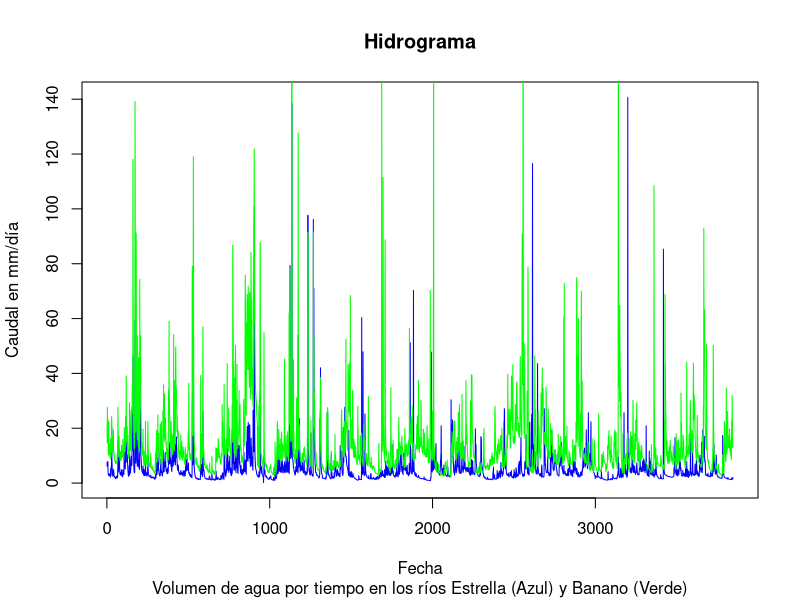
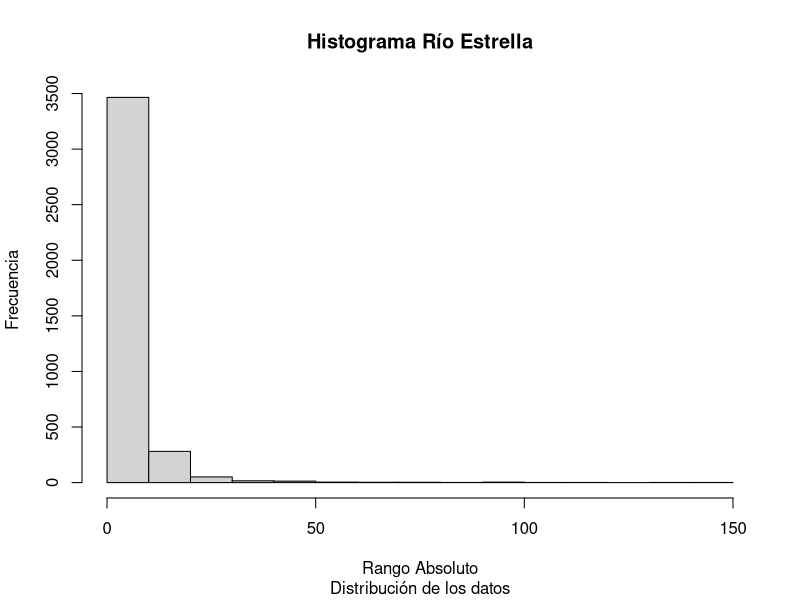
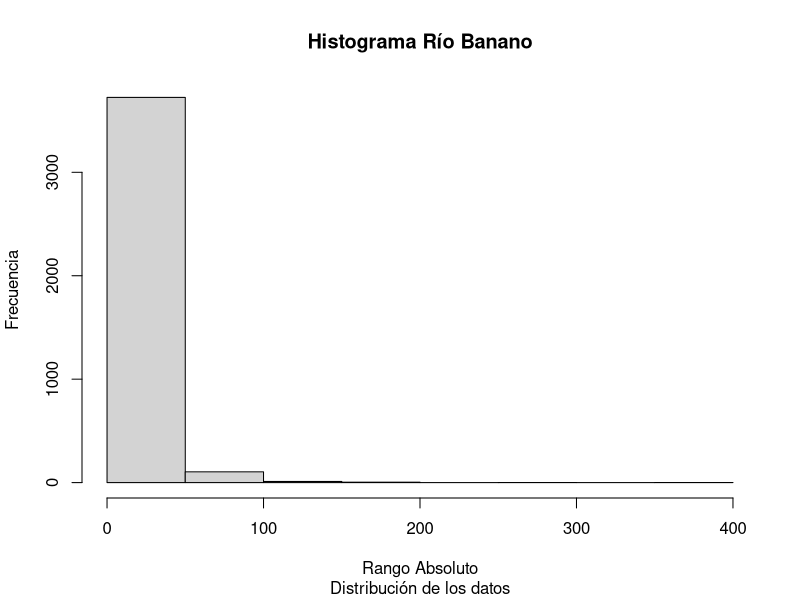
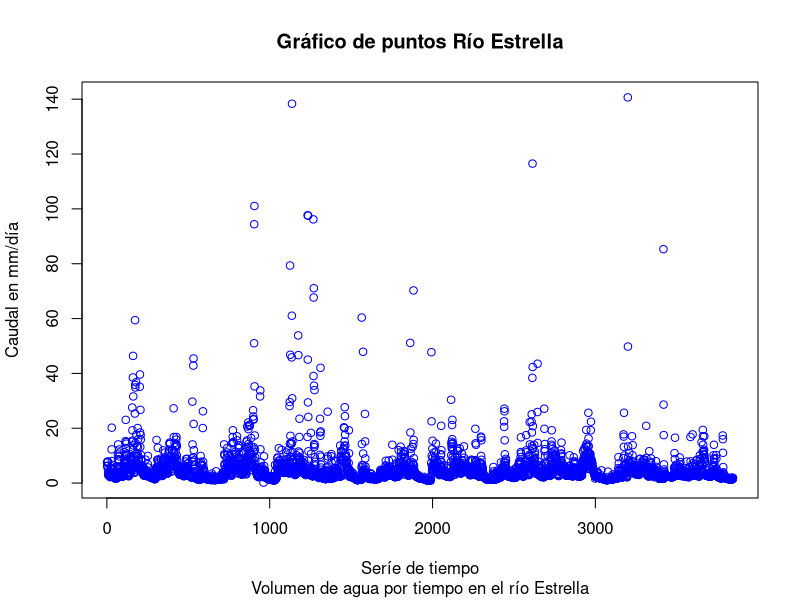
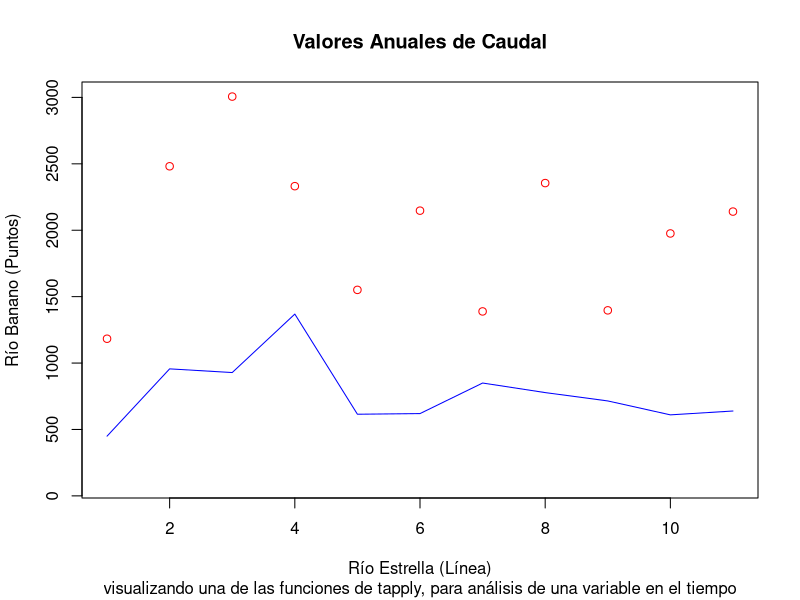
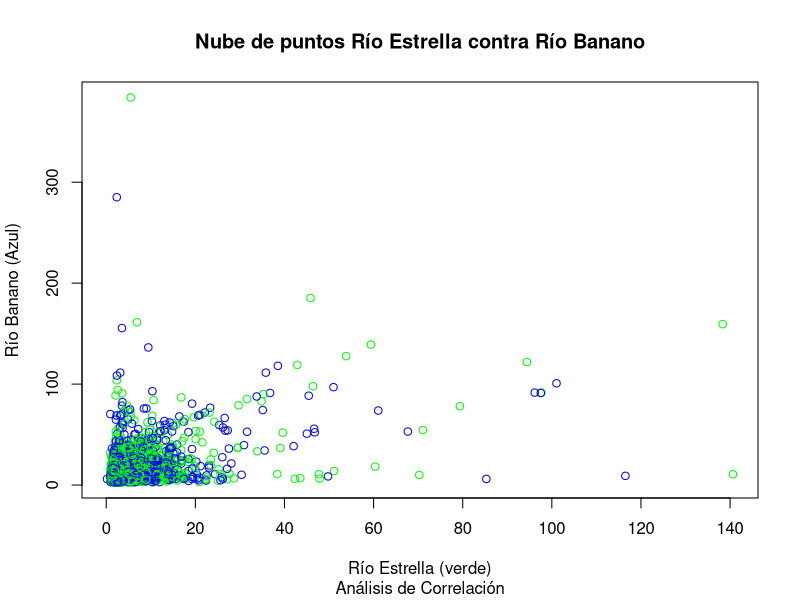
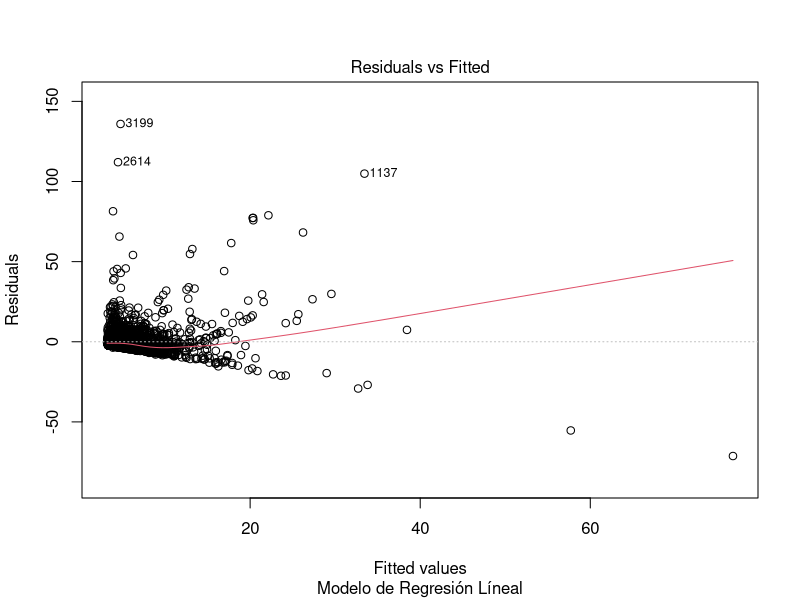
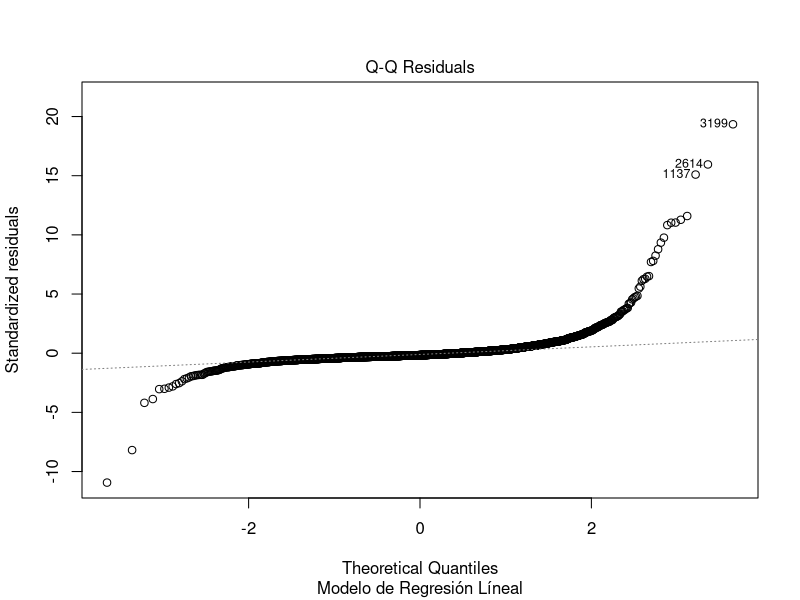

Generate these figures, in order, with R:
## ---- chunk 1
knitr::opts_chunk$set(echo = TRUE)
## ---- chunk 2
inp <- read.csv("FDC.csv", na.strings = "")
## ---- chunk 3
head(inp)
## ---- chunk 4
dim(inp)
## ---- chunk 5
inp[!complete.cases(inp),]
## ---- chunk 6
plot(inp[,2],
     main = "Hidrograma",
     sub = "Volumen de agua por tiempo en los ríos Estrella (Azul) y Banano (Verde)",
     xlab = "Fecha",
     ylab = "Caudal en mm/día",
     type = "l", 
     col="blue"
     )
lines(inp[,3], col="green")
## ---- chunk 7
summary(inp[, 2:3])
## ---- chunk 8
hist(inp[, 2],
     main = "Histograma Río Estrella",
     sub = "Distribución de los datos",
     xlab = "Rango Absoluto",
     ylab = "Frecuencia"
     )
## ---- chunk 9
hist(inp[, 3],
     main = "Histograma Río Banano",
     sub = "Distribución de los datos",
     xlab = "Rango Absoluto",
     ylab = "Frecuencia"
     )
## ---- chunk 10
names(inp) <- c("fecha", "Estrella", "Banano")
attach(inp)
## ---- chunk 11
plot(Estrella,
     main = "Gráfico de puntos Río Estrella",
     sub = "Volumen de agua por tiempo en el río Estrella",
     xlab = "Seríe de tiempo",
     ylab = "Caudal en mm/día",
     col= "blue"
     )
## ---- chunk 12
tempdate <- strptime(inp[, 1], format= "%d/%m/%Y")
## ---- chunk 13
MAQ_Estrella <- tapply(Estrella, format(tempdate, format= "%Y"), FUN=sum)
MAQ_Estrella
## ---- chunk 14
MAQ_Banano <- tapply(Banano, format(tempdate, format= "%Y"), FUN=sum)
MAQ_Banano
## ---- chunk 15
write.csv(rbind(MAQ_Estrella, MAQ_Banano), file="MAQ.csv")
## ---- chunk 16
plot(MAQ_Banano, ylim=c(100,3000),
     main = "Valores Anuales de Caudal",
     sub = "visualizando una de las funciones de tapply, para análisis de una variable en el tiempo",
     xlab = "Río Estrella (Línea)",
     ylab = "Río Banano (Puntos)",
     col= "red"
     )
lines(MAQ_Estrella, col= "blue")
## ---- chunk 17
MMQ_Estrella <- tapply(Estrella, format(tempdate, format= "%m"), FUN=sum)
MMQ_Banano <- tapply(Banano, format(tempdate, format= "%m"), FUN=sum)
## ---- chunk 18
corinp <- cor(inp[,2:3], method = "spearman")
## ---- chunk 19
plot(Estrella,Banano,
     main = "Nube de puntos Río Estrella contra Río Banano",
     sub = "Análisis de Correlación",
     xlab = "Río Estrella (verde)",
     ylab = "Río Banano (Azul)",
     col= c("green", "blue"),
     )
## ---- chunk 20
inp.lm <- lm(inp[, 2] ~ inp[, 3], data= inp)
summary(inp.lm)
## ---- chunk 21
plot(inp.lm,
     sub = "Modelo de Regresión Líneal",
     )
## ---- chunk 22

## ---- chunk 23

